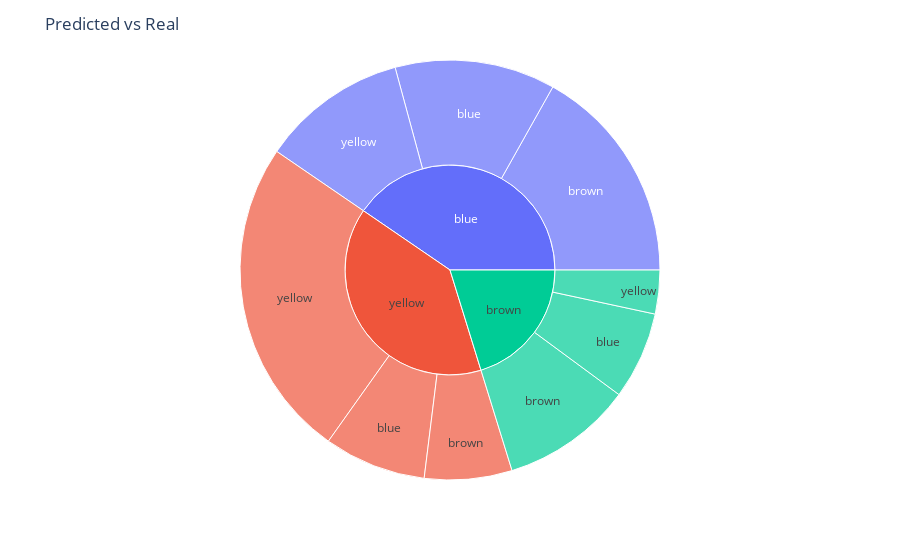

The notebook cell this image was saved under:
### Code cell
#sankey diagram between predictted and real of df
fig = px.sunburst(df, path=['Predicted', 'Real'])
# put titles and labels
fig.update_layout(title='Predicted vs Real')
fig.update_xaxes(title_text='Predicted')
fig.update_yaxes(title_text='Real')
fig.show()

### Figure 1 — Plotly figure (JSON) as saved in the notebook; plotly's stock layout.template omitted (floating-point values rounded to 4 significant figures)
{"data": [{"branchvalues": "total", "domain": {"x": [0, 1], "y": [0, 1]}, "hovertemplate": "labels=%{label}<br>count=%{value}<br>parent=%{parent}<br>id=%{id}<extra></extra>", "ids": ["blue/blue", "brown/blue", "yellow/blue", "blue/brown", "brown/brown", "yellow/brown", "blue/yellow", "brown/yellow", "yellow/yellow", "blue", "brown", "yellow"], "labels": ["blue", "blue", "blue", "brown", "brown", "brown", "yellow", "yellow", "yellow", "blue", "brown", "yellow"], "name": "", "parents": ["blue", "brown", "yellow", "blue", "brown", "yellow", "blue", "brown", "yellow", "", "", ""], "type": "sunburst", "values": [11, 6, 7, 15, 9, 6, 10, 3, 22, 36, 18, 35]}], "layout": {"legend": {"tracegroupgap": 0}, "margin": {"t": 60}, "title": {"text": "Predicted vs Real"}, "xaxis": {"title": {"text": "Predicted"}}, "yaxis": {"title": {"text": "Real"}}}}
